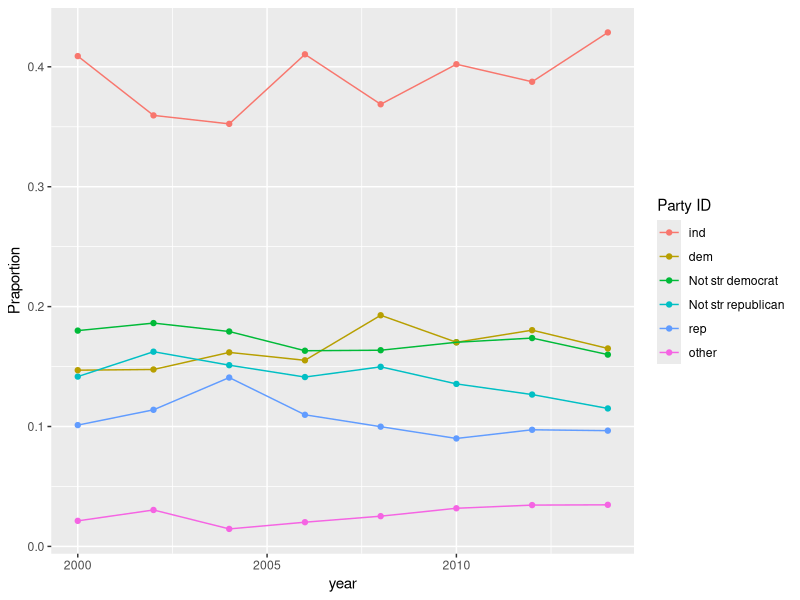

Generate this figure with R: (Note: this script raises an error after producing the figure.)
## ---- chunk 1
library(tidyverse)
## ---- chunk 2
levels(gss_cat$partyid)
gss_cat %>%
  mutate(
    partyid = 
    fct_collapse(partyid, 
    other = c("No answer", "Don't know", "Other party"),
    rep = c("Strong republican","Not atr republican"),
    ind = c("Ind,near rep", "Independent", "Ind,near dem"),
    dem = c("Not atr democrat", "Strong democrat")
    )
) %>% 
count(year,partyid) %>% 
group_by(year) %>% 
mutate(p=n / sum(n)) %>%
ggplot(aes(
  x = year,y = p,
  color = fct_reorder2(partyid, year, p)
))+
geom_point()+
geom_line()+
labs(color = "Party ID") +
xlab("year")+
ylab("Praportion")
## ---- chunk 3
x<- c(0, NA, NaN, Inf, -Inf)
is.finite(x)
!is.infinite(x)
# is.finite consider the whether the value is finite or not, missing value would be consider as infinite. is.infinite would consider whether the value is infinite or not and the missing value would be consider as finite.
## ---- chunk 4
x <- c(a = 10, b = 20)
x[3]
## ---- chunk 5
x[[3]]
## ---- chunk 6
x["c"]
## ---- chunk 7
x[["c"]]
## ---- chunk 8
y <- list(a = 10, b = 20)
y[3]
## ---- chunk 9
y[[3]]
## ---- chunk 10
y["c"]
## ---- chunk 11
y[["c"]]
## ---- chunk 12
data <- tibble(x = 1:3,y = list("a", 1, list(1:3)))
data
## ---- chunk 13
data$y
## ---- chunk 14
x<- c(a = 1,b = 1)
attributes(x)
## ---- chunk 15
is_vector(x)
## ---- chunk 16
is.vector(x)
## ---- chunk 17
attr(x, "gomothinge") <- TRUE
attributes(x)
## ---- chunk 18
is_vector(x)
## ---- chunk 19
is.vector(x)
